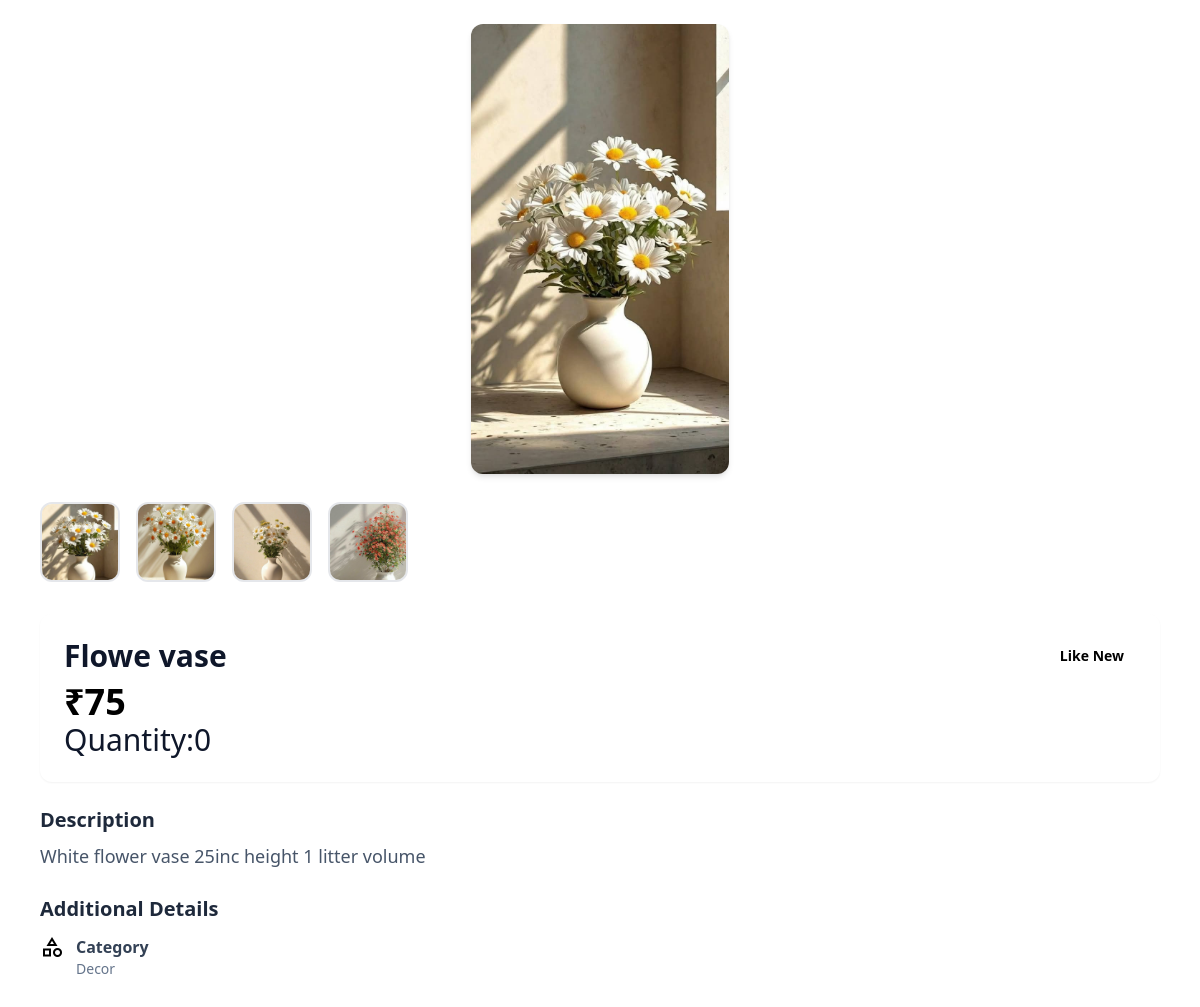
/product_detail/8/ (signed in), run on the app's committed database.
### products/models.py (models this page shows, shortened)
class Products(models.Model):
    title=models.CharField(max_length=100)
    discription=models.TextField(null=True)
    price=models.IntegerField(default=0)
    image=models.ImageField(upload_to='images/')
    category=models.ForeignKey(CategoryModel,on_delete=models.CASCADE)
    user=models.ForeignKey(User,on_delete=models.CASCADE,null=True)
    quantity=models.PositiveIntegerField(default=0)
    is_delete=models.BooleanField(default=False)

class Images(models.Model):
    product=models.ForeignKey(Products,on_delete=models.CASCADE,related_name='images')
    image=models.ImageField(upload_to='images/')

class CategoryModel(models.Model):
    name=models.CharField(max_length=100,unique=True)
    is_delete=models.BooleanField(default=False)

### products/views.py (the view)
# urls.py: path('product_detail/<int:pk>/',views.product_detail,name='product_detail'),
def product_detail(request,pk):
    if not request.session.get('admin_id'):
        return redirect('admin_login')
    product=get_object_or_404(Products,pk=pk)
    images=Images.objects.filter(product=product)
    return render(request,'products/product_detail.html',{'product':product,'images':images})

### templates/products/product_detail.html (shortened to what this page needs)
<!DOCTYPE html>
<html class="light" lang="en">
<head>
  <script src="https://cdn.tailwindcss.com?plugins=forms,container-queries"></script>
</head>
<body class="bg-background-light dark:bg-background-dark font-display">
  <div class="w-full max-w-[1400px] mx-auto px-6 py-6">
    <div class="pb-40">
<div class="w-full px-4 flex justify-center">
  <img id="mainImage"
       src="{{ product.image.url }}"
       class="max-h-[450px] w-auto rounded-xl object-contain shadow-md" />
</div>
      <div class="flex overflow-x-auto gap-4 p-4 mt-3 [&::-webkit-scrollbar]:hidden">
        {% for img in images %}
        <img src="{{ img.image.url }}"
             class="thumbnail w-20 h-20 object-cover rounded-xl border-2 border-primary" />
        {% endfor %}
      </div>
      <div class="px-4 mt-4">
        <div class="bg-white dark:bg-slate-800 rounded-xl p-6 shadow-sm">
          <div class="flex justify-between items-center">
            <p class="text-3xl font-bold text-slate-900 dark:text-white">
              {{ product.title }}
            </p>
            <span class="bg-primary/20 px-3 py-1 rounded-full font-semibold text-sm text-primary">
              Like New
            </span>
          </div>
          <h1 class="text-primary font-bold text-4xl mt-2">₹{{ product.price }}</h1>
            <p class="text-3xl font-italic text-slate-900 dark:text-white">
              Quantity:{{ product.quantity }}
            </p>
        </div>
      </div>
      <div class="px-4 mt-6">
        <h2 class="text-xl font-bold text-slate-800 dark:text-slate-200 mb-2">Description</h2>
        <p class="text-slate-600 dark:text-slate-400 text-lg leading-relaxed">
          {{ product.discription }}
        </p>
      </div>
      <div class="px-4 mt-6">
        <h2 class="text-xl font-bold text-slate-800 dark:text-slate-200 mb-3">Additional Details</h2>
        <div class="grid md:grid-cols-2 gap-6">
          <div class="flex gap-3">
            <span class="material-symbols-outlined text-primary">category</span>
            <div>
              <p class="font-semibold text-slate-700 dark:text-slate-300">Category</p>
              <p class="text-sm text-slate-500 dark:text-slate-400">{{ product.category.name }}</p>
            </div>
          </div>
        </div>
      </div>
    </div>
</body>
</html>

### templates/products/product_detail.html (style rules this page uses)
.thumbnail { cursor: pointer; }

### data on the page
Products: image (picture), title "Flowe vase", price "75", quantity "0", discription "White flower vase 25inc height 1 litter volume", category.name "Decor"
Images: image (picture)
Images: image (picture)
Images: image (picture)
Images: image (picture)
